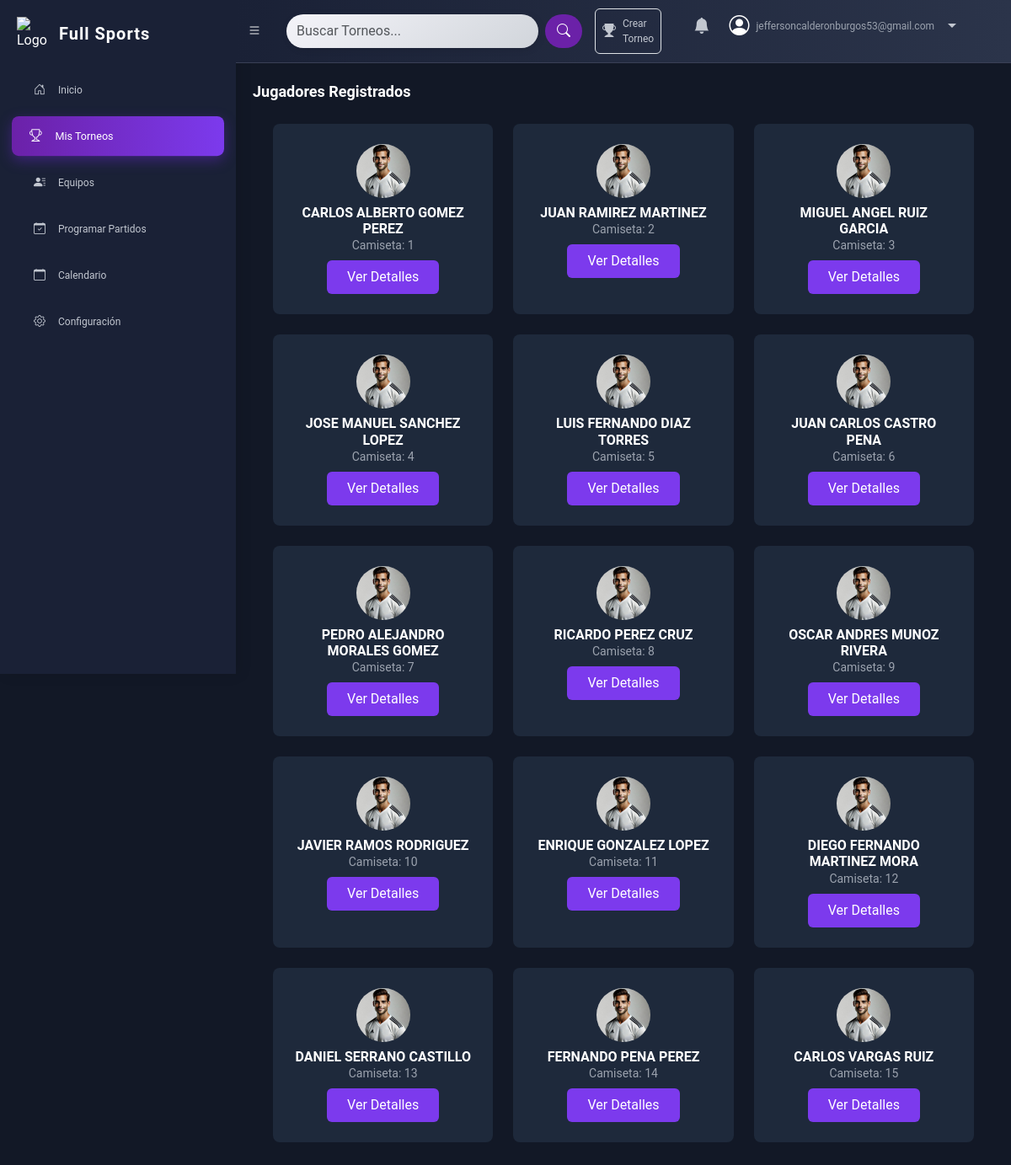
Screenshot of /pages/players.php?id=7 (signed in) with the database file from the repository.
### tables this page shows
CREATE TABLE `players` (
  `id` int(11) NOT NULL,
  `document_number` varchar(50) NOT NULL,
  `document_type` enum('DNI','Pasaporte','Cedula Extranjera','Otro') NOT NULL,
  `full_name` varchar(255) NOT NULL,
  `address` varchar(255) NOT NULL,
  `contact_number` varchar(50) NOT NULL,
  `birth_date` date NOT NULL,
  `gender` enum('Varon','Femenino') NOT NULL,
  `position` enum('Portero','Defensa Central','Defensa Izquierdo','Defensa Derecho','Medio Campo','Medio Campo Izquierdo','Medio Campo Derecho','Medio Ofensivo','Delantero Derecho','Delantero Izquierdo','Delantero Central','Cierre - Futsal','Alas - Futsal','Pivot - Futsal') NOT NULL,
  `shirt_number` int(11) NOT NULL,
  `status` enum('Habilitado','Suspendido') NOT NULL,
  `photo` varchar(255) NOT NULL,
  `identity_document` varchar(255) NOT NULL,
  `team_id` int(11) NOT NULL,
  `created_at` timestamp NOT NULL DEFAULT current_timestamp()
);

### pages/players.php (the view, shortened to what this page needs)
<?php
require_once "../config/connection.php";
$team_id = $_GET['id'] ?? null;
$sql_players = "SELECT * FROM players WHERE team_id = ?";
$stmt_players = $con->prepare($sql_players);
$stmt_players->bind_param("i", $team_id);
$stmt_players->execute();
$result_players = $stmt_players->get_result();
$players = $result_players->fetch_all(MYSQLI_ASSOC);
?>
<!DOCTYPE html>
<html lang="es">
<head>
    <script src="https://cdn.tailwindcss.com"></script>
    <link href="https://cdn.jsdelivr.net/npm/remixicon@3.5.0/fonts/remixicon.css" rel="stylesheet">
   <link href="https://cdnjs.cloudflare.com/ajax/libs/font-awesome/6.0.0-beta3/css/all.min.css" rel="stylesheet">
    <link href="https://cdn.jsdelivr.net/npm/bootstrap@5.3.0/dist/css/bootstrap.min.css" rel="stylesheet">
    <link href="https://cdn.jsdelivr.net/npm/bootstrap-icons/font/bootstrap-icons.css" rel="stylesheet">
    <link href="../public/css/style.css" rel="stylesheet">
</head>
<body>
    <div class="sidebar" id="sidebar">
        <div class="brand">
            <img src="../public/img/logo.png" alt="Logo" class="brand-logo">
            <h4>Full Sports</h4>
        </div>
        <br>
        <a href="../views/" style="font-size: 12px;">
            <i class="bi bi-house-door" style="font-size: 14px; "></i><span>Inicio</span>
        </a>
        <a href="../views/tournaments.php" style="font-size: 12px; background: linear-gradient(90deg, #6b21a8, #7c3aed);
        color: white; box-shadow: 0 5px 15px rgba(109, 40, 217, 0.4); transform: scale(1.05);">
            <i class="bi bi-trophy" style="font-size: 14px;"></i><span>Mis Torneos</span>
        </a>
        <a href="../views/mis_equipos.php" style="font-size: 12px;">
            <i class="bi bi-person-lines-fill" style="font-size: 14px;"></i><span>Equipos</span>
        </a>
        <a href="#" style="font-size: 12px;">
            <i class="bi bi-calendar-check" style="font-size: 14px;"></i><span>Programar Partidos</span>
        </a>
        <a href="#" style="font-size: 12px;">
            <i class="bi bi-calendar" style="font-size: 14px;"></i><span>Calendario</span>
        </a>
        <a href="#" style="font-size: 12px;">
            <i class="bi bi-gear" style="font-size: 14px;"></i><span>Configuración</span>
        </a>
    </div>
    <nav class="navbar navbar-expand-lg" id="navbar">
        <div class="container-fluid">
            <button class="btn btn-outline-light me-3" id="toggleSidebar">
                <i class="bi bi-list"></i>
            </button>
            <form class="d-flex ms-auto" style="width: 50%; max-width: 400px;">
                <input class="form-control me-2" type="search" placeholder="Buscar Torneos..." aria-label="Search"
                    style="background: linear-gradient(145deg, #f4f4f9, #d1d5db); color: #2d3748; border: none; border-radius: 30px; box-shadow: 2px 2px 8px rgba(0, 0, 0, 0.1);">
                <button class="btn btn-outline-light" type="submit"
                    style="border-radius: 30px; background-color: #6b21a8; color: white;">
                    <i class="bi bi-search"></i>
                </button>
            </form>
            <ul class="navbar-nav ms-auto">
                <li class="nav-item">
                    <a id="navOpenTournamentModal"
                        class="nav-link p-2 d-flex align-items-center rounded border border-gray-400 hover:bg-transparent-100"
                        href="#">
                        <i class="bi bi-trophy-fill" style="font-size: 1rem;"></i>
                        <span style="font-size: 0.75rem;" class="ms-2">Crear Torneo</span>
                    </a>
                </li>
                <li class="nav-item dropdown">
                    <a class="nav-link" href="#" id="notificationDropdown" role="button" data-bs-toggle="dropdown"
                        aria-expanded="false">
                        <i class="bi bi-bell-fill" style="font-size: 1.2rem;"></i>
                    </a>
                </li>
                <li class="nav-item dropdown">
                    <div class="d-flex align-items-center">
                        <i class="bi bi-person-circle" style="font-size: 1.5rem;"></i>
                        <span
                            class="text-xs text-gray-400 ms-2"><?php echo htmlspecialchars($_SESSION['email'], ENT_QUOTES, 'UTF-8'); ?></span>
                        <a class="nav-link dropdown-toggle ms-2" href="#" id="userDropdown" role="button"
                            data-bs-toggle="dropdown" aria-expanded="false"></a>
                    </div>
                </li>
            </ul>
        </div>
    </nav>
    <div class="content" id="content">
        <h1 class="text-lg font-semibold">Jugadores Registrados</h1>
        <div class="p-6 grid grid-cols-1 sm:grid-cols-2 lg:grid-cols-3 gap-4">
            <?php if (!empty($players)): ?>
                <?php foreach ($players as $player): ?>
                    <div class="bg-[#1E293B] rounded-lg p-4 flex flex-col items-center">
                        <div class="w-16 h-16 bg-gray-700 rounded-full flex items-center justify-center mb-2">
                            <img src="../public/uploads3/photos/<?php echo htmlspecialchars($player['photo']); ?>" alt="Foto"
                                class="w-full h-full rounded-full">
                        </div>
                        <h3 class="font-semibold text-center"><?php echo htmlspecialchars($player['full_name']); ?></h3>
                        <p class="text-sm text-gray-400 text-center">Camiseta:
                            <?php echo htmlspecialchars($player['shirt_number']); ?>
                        </p>
                        <a href="team-detail.php?id=<?php echo $team_id; ?>"
                            class="mt-2 px-4 py-2 bg-[#7C3AED] text-white rounded-md hover:bg-[#6D28D9] transition-colors">Ver
                            Detalles</a>
                    </div>
                <?php endforeach; ?>
            <?php else: ?>
                <div class="bg-[#1E293B] rounded-lg p-6">
                    <p class="text-gray-500">No hay jugadores registrados.</p>
                </div>
            <?php endif; ?>
        </div>
    </div>
</body>
</html>

### public/css/style.css (style rules this page uses)
body { font-family: 'Roboto', sans-serif; background-color: #121826; color: #fff; margin: 0; padding: 0; transition: background-color 0.3s ease; }
.sidebar { height: 100vh; width: 280px; position: fixed; top: 0; left: 0; background-color: #1a2136; color: white; padding: 20px; overflow-y: auto; transition: width 0.3s ease, background-color 0.3s ease; box-shadow: 4px 0 15px rgba(0, 0, 0, 0.1); }
.sidebar h4 { text-align: center; color: #fff; font-size: 1.3rem; margin-bottom: 25px; font-weight: bold; letter-spacing: 1px; opacity: 1; transition: opacity 0.3s ease; }
.sidebar a { text-decoration: none; color: #c2c7d0; padding: 12px 20px; display: flex; align-items: center; border-radius: 8px; font-size: 1rem; transition: all 0.3s ease; margin-bottom: 10px; }
.sidebar a i { font-size: 1.5rem; margin-right: 15px; transition: margin-right 0.3s ease, color 0.3s ease; }
.navbar { background: linear-gradient(90deg, #1a2136, #2b344a); border-bottom: 1px solid #3a4056; margin-left: 280px; padding: 10px 30px; transition: margin-left 0.3s ease; }
.navbar .form-control { background-color: #252b3a; color: #fff; border: none; border-radius: 20px; }
.navbar .nav-item .nav-link { color: #c2c7d0; font-size: 1.1rem; margin: 0 15px; }
#toggleSidebar { margin-right: 50px; margin-left: -30px; }
.navbar .container-fluid { padding-left: 0; }
.btn-outline-light { color: #fff; border: 2px solid transparent; background-color: transparent; border-radius: 5px; transition: background-color 0.3s ease, color 0.3s ease, transform 0.3s ease; }
.brand { display: flex; align-items: center; gap: 10px; }
.brand-logo { width: 40px; height: auto; display: block; }
.brand h4 { margin: 0; font-size: 1.25rem; line-height: 1; }

### pages/players.php (style rules this page uses)
body { font-family: 'Roboto', sans-serif; background-color: #121826; color: #fff; margin: 0; padding: 0; transition: background-color 0.3s ease; display: flex; flex-direction: column; min-height: 100vh; }
.content { margin-left: 280px; padding: 20px; transition: margin-left 0.3s ease; min-height: calc(100vh - 60px); display: flex; flex-direction: column; }
.content>div { max-width: 1200px; width: 100%; margin: 0 auto; flex-grow: 1; }

### rows the page displays
players: photo (picture), full_name "CARLOS ALBERTO GOMEZ PEREZ", shirt_number "1"
players: photo (picture), full_name "JUAN RAMIREZ MARTINEZ", shirt_number "2"
players: photo (picture), full_name "MIGUEL ANGEL RUIZ GARCIA", shirt_number "3"
players: photo (picture), full_name "JOSE MANUEL SANCHEZ LOPEZ", shirt_number "4"
players: photo (picture), full_name "LUIS FERNANDO DIAZ TORRES", shirt_number "5"
players: photo (picture), full_name "JUAN CARLOS CASTRO PENA", shirt_number "6"
players: photo (picture), full_name "PEDRO ALEJANDRO MORALES GOMEZ", shirt_number "7"
players: photo (picture), full_name "RICARDO PEREZ CRUZ", shirt_number "8"
players: photo (picture), full_name "OSCAR ANDRES MUNOZ RIVERA", shirt_number "9"
players: photo (picture), full_name "JAVIER RAMOS RODRIGUEZ", shirt_number "10"
players: photo (picture), full_name "ENRIQUE GONZALEZ LOPEZ", shirt_number "11"
players: photo (picture), full_name "DIEGO FERNANDO MARTINEZ MORA", shirt_number "12"
players: photo (picture), full_name "DANIEL SERRANO CASTILLO", shirt_number "13"
players: photo (picture), full_name "FERNANDO PENA PEREZ", shirt_number "14"
players: photo (picture), full_name "CARLOS VARGAS RUIZ", shirt_number "15"

### other values shown
$_SESSION['email'] "jeffersoncalderonburgos53@gmail.com"
